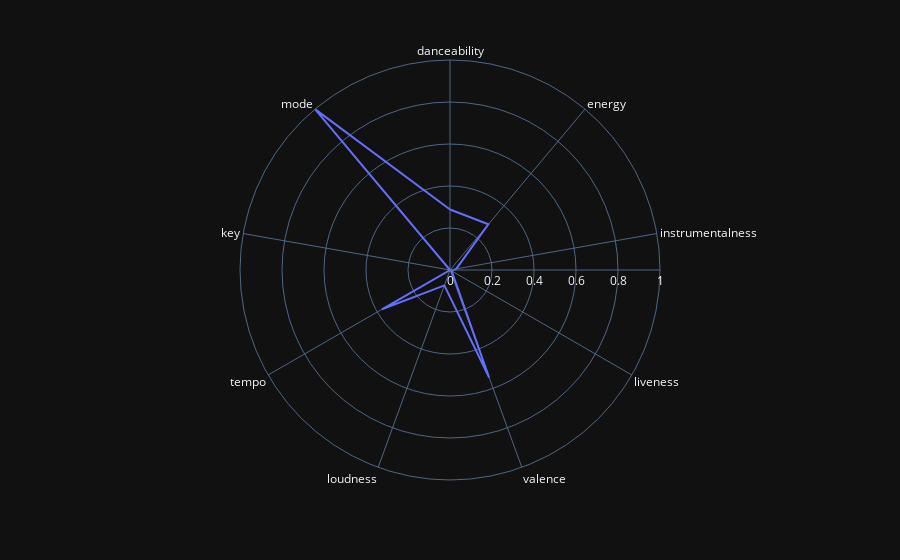

Source (notebook cell):
### Markdown cell above
## Create a Radar Plot

We can visualize the results of `similarity_dict(...)` using a radar plot:

### Code cell
def dict_to_list(dictionary):
    """Separate the audio features and their values into distinct lists"""
    keys = []
    values = []
    
    for key in dictionary:
        keys.append(key)
        values.append(dictionary[key])
    return keys, values

def make_radar(tuple_keys_val):
    """Create a radar plot based on the results of the similarity_dict() function"""
    df = pd.DataFrame(dict(
        r=tuple_keys_val[1],
        theta=tuple_keys_val[0]))
    fig = px.line_polar(df, r='r', theta='theta', line_close=True)
    fig.show()

comp_1 = similarity_dict(track_id_1, playlist_df_1, track_id_2, playlist_df_2)
radar_val = dict_to_list(comp_1)
make_radar(radar_val)

### Figure 1 — Plotly figure (JSON) as saved in the notebook; plotly's stock layout.template omitted (floating-point values rounded to 4 significant figures)
{"data": [{"hovertemplate": "r=%{r}<br>theta=%{theta}<extra></extra>", "legendgroup": "", "line": {"color": "#636efa", "dash": "solid"}, "marker": {"symbol": "circle"}, "mode": "lines", "name": "", "r": [0.288, 0.284, 0.03026, 0.0086, 0.545, 0.0781, 0.3741, 0, 1, 0.288], "showlegend": false, "subplot": "polar", "theta": ["danceability", "energy", "instrumentalness", "liveness", "valence", "loudness", "tempo", "key", "mode", "danceability"], "type": "scatterpolar"}], "layout": {"autosize": true, "legend": {"tracegroupgap": 0}, "margin": {"t": 60}, "polar": {"angularaxis": {"direction": "clockwise", "rotation": 90, "type": "category"}, "domain": {"x": [0, 1], "y": [0, 1]}, "radialaxis": {"autorange": true, "range": [0, 1], "type": "linear"}}}}
